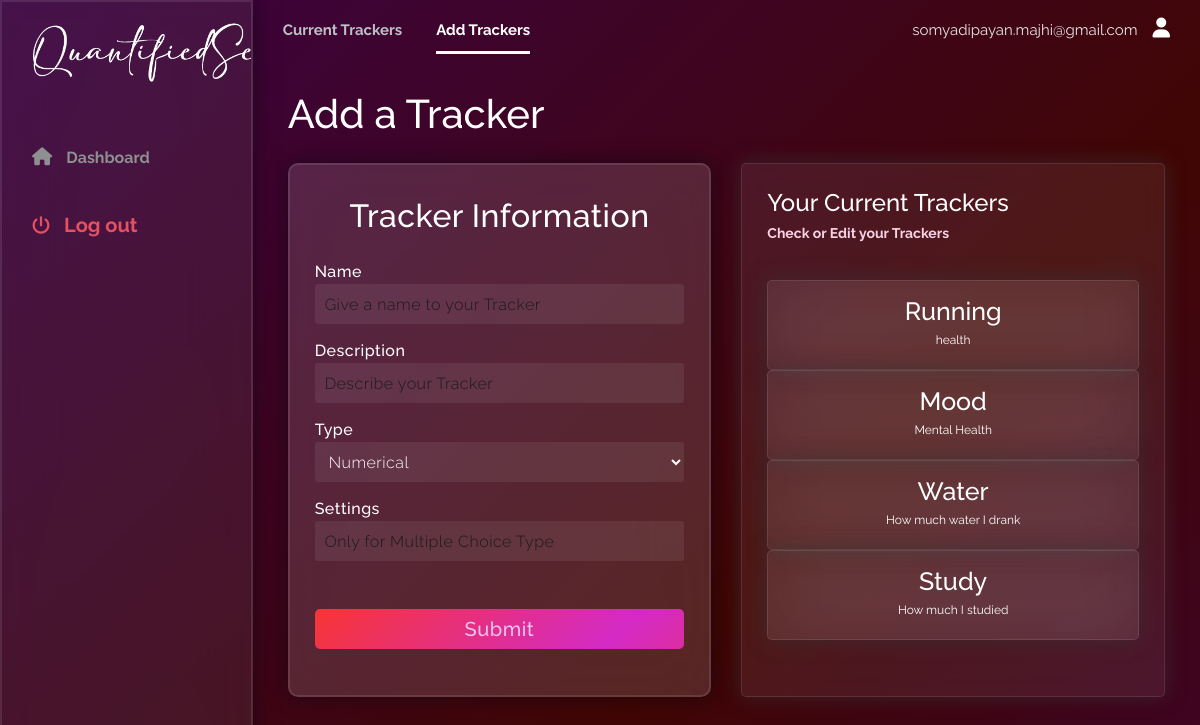
The app's page /add-tracker (signed in) with its own data.
### webapp/models.py (models this page shows)
class User(db.Model, UserMixin):
    __tablename__ = 'user'
    id = db.Column(db.Integer, nullable=False,unique=True, primary_key=True)
    name = db.Column(db.String, nullable=False)
    email = db.Column(db.String, nullable=False, unique=True)
    password = db.Column(db.String, nullable=False)
    tracker = db.relationship("Tracker",cascade="all,delete",backref="user")
    log = db.relationship('Log',cascade="all,delete",backref="user")

class Tracker(db.Model):
    __tablename__ = 'tracker'
    id = db.Column(db.Integer, nullable=False,unique=True,primary_key=True)
    uid= db.Column(db.Integer,db.ForeignKey("user.id"),nullable=False)
    name= db.Column(db.String, nullable=False)
    description= db.Column(db.String)
    type= db.Column(db.String,nullable=False)
    settings=db.Column(db.String)
    log = db.relationship('Log',cascade="all,delete",backref="tracker")

### webapp/views.py (the view, shortened to what this page needs)
@views.route('/add-tracker', methods=['GET', 'POST'])
@login_required
def add_tracker():
    if request.method == "GET":
        from . import db
        from .models import Tracker
        user = current_user.id
        tracker = db.session.query(Tracker).with_entities(
            Tracker.name, Tracker.id, Tracker.description).distinct().filter(Tracker.uid == user).all()
        return render_template("addtracker.html", user=current_user, tracker=tracker, tracker_count=len(tracker))

### webapp/__init__.py (called while the page is built)
def create_app():
    app = Flask(__name__)
    app.config['SECRET_KEY'] = "SECRET_KEY"
    app.config['SQLALCHEMY_DATABASE_URI'] = f'sqlite:///{database}'
    app.register_blueprint(views, url_prefix='/')
    app.register_blueprint(auth, url_prefix='/')
    db.init_app(app)
    from .models import User, Tracker, Log
    create_database(app)
    login_manager = LoginManager()
    login_manager.login_view = 'auth.login'
    login_manager.login_message = u"Please Login to access this page"
    login_manager.init_app(app)
    @login_manager.user_loader
    def load_user(uid):
        return User.query.get(int(uid))
    return app

### webapp/templates/addtracker.html (shortened to what this page needs)
<!doctype html>
<html lang="en">
<head>
    <link rel="stylesheet" type="text/css" href="{{ url_for('static', filename='css/style.css') }}">
    <link href="https://cdn.jsdelivr.net/npm/bootstrap@5.1.3/dist/css/bootstrap.min.css" rel="stylesheet"
>
</head>
<body>
    <ul class="circles">
    </ul>
    <div class="container_home">
        <nav class="navbar_home">
            <div class="navbar__left">
                <a href="/">Current Trackers</a>
                <a class="active_link">Add Trackers</a>
            </div>
            <div class="navbar__right">
                <a href="#">{{user.email}}</a>
                <a href="#">
                    <i class="fa-solid fa-user"></i>
                </a>
            </div>
        </nav>
        <main>
            <div class="main__container">
                <div class="main__title" style="margin-top: 10px;">
                    <div class="main__greeting">
                        <h1>Add a Tracker</h1>
                    </div>
                </div>
                <div class="grid">
                    <form method="post">
                        <h3>Tracker Information</h3>
                        <label for="name">Name</label>
                        <input type="name" placeholder="Give a name to your Tracker" name="name" required>
                        <label for="description">Description</label>
                        <input type="description" placeholder="Describe your Tracker" name="description">
                        <label for="type">Type</label>
                        <select name="Action" id="action">
                            <option value="numerical">Numerical</option>
                        </select>
                        <label for="settings">Settings</label>
                        <input type="settings" placeholder="Only for Multiple Choice Type" name="settings"><br><br>
                        <input type="submit" value="Submit" class="bttn glow-bttn">
                    </form>
                    <div class="grid__right">
                        <div class="grid__right__title">
                            <div style="width: 100%;">
                                <h1>Your Current Trackers</h1>
                                <p>Check or Edit your Trackers</p>
                            </div>
                        </div>
                        {% if tracker_count == 0 %}
                        <div class="message" role="alert">
                            Looks like, there is nothing here!
                        </div>
                        {% else %}
                        <div class="trackers__cards__long">
                            {% for i in tracker %}
                            <a href="/trackerinfo/{{i['id']}}" class="tracker">
                                <h1>{{i["name"]}}</h1>
                                <p>{{i["description"]}}</p>
                            </a>
                            {% endfor %}
                            {% endif %}
                        </div>
        </main>
        <div id="sidebar">
            <div class="sidebar__title">
                <div class="sidebar__img">
                    <img src="{{ url_for('static', filename='logo.png') }}" alt="logo">
                </div>
            </div>
            <div class="sidebar__menu">
                <div class="sidebar__link">
                    <i class="fa fa-home"></i>
                    <a href="/">Dashboard</a>
                </div>
                <div class="sidebar__logout">
                    <i class="fa fa-power-off"></i>
                    <a href="/">Log out</a>
                </div>
            </div>
        </div>
    </div>
</body>
</html>

### records on screen
User: email "somyadipayan.majhi@gmail.com"
Tracker: name "Running", description "health"
Tracker: name "Mood", description "Mental Health"
Tracker: name "Water", description "How much water I drank"
Tracker: name "Study", description "How much I studied"
